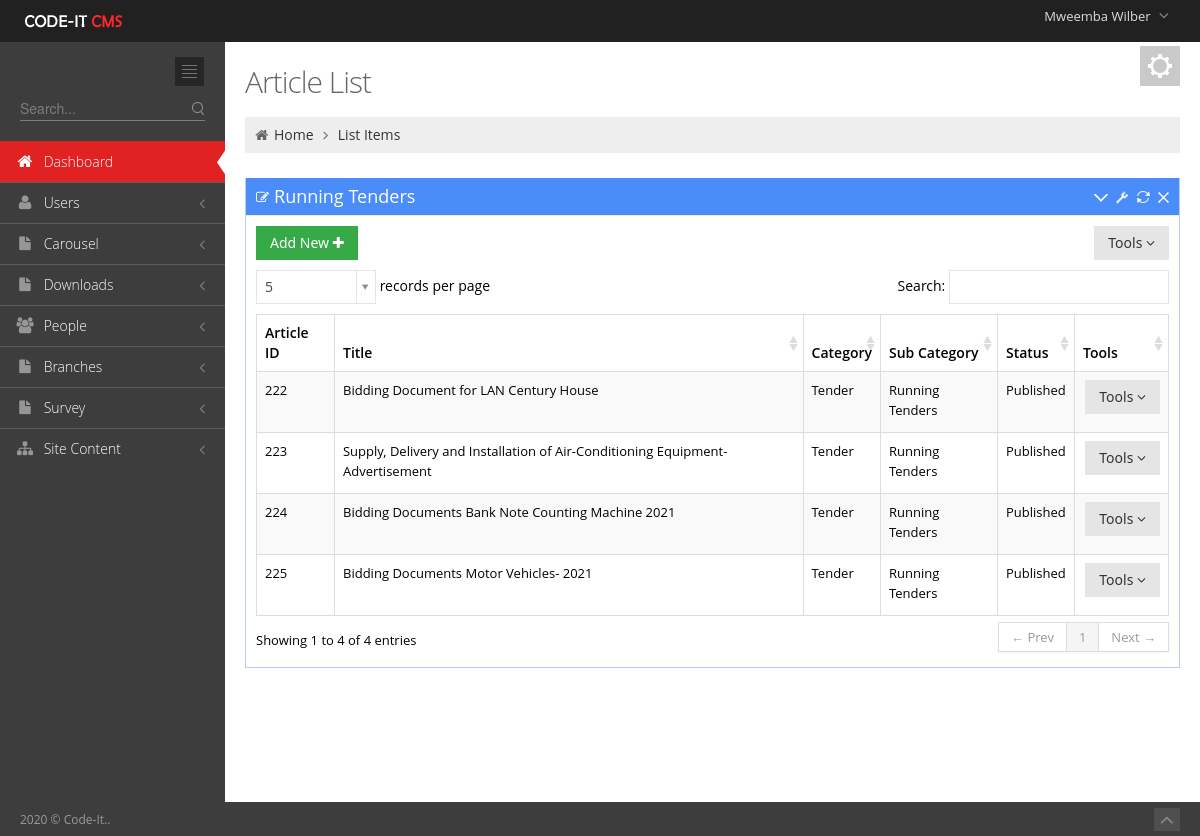
Screenshot of /Admin/ArticleListRunningtend.php (signed in) with the database file from the repository.
### tables this page shows
CREATE TABLE `user_tbl` (
  `username` varchar(50) NOT NULL,
  `password` text NOT NULL,
  `email` text NOT NULL,
  `contact_no` varchar(50) NOT NULL,
  `branch` int(11) NOT NULL,
  `level` int(11) NOT NULL,
  `Position` text NOT NULL,
  `active` int(11) NOT NULL,
  `Staff_no` int(11) NOT NULL,
  `profile_picture` text NOT NULL,
  `last_pass_change` date NOT NULL,
  `emp_id` int(3) NOT NULL,
  `Status` varchar(20) NOT NULL,
  `date_created` date NOT NULL
);

CREATE TABLE `employees_tbl` (
  `emp_id` int(4) UNSIGNED ZEROFILL NOT NULL,
  `Title` text NOT NULL,
  `first_name` varchar(100) DEFAULT NULL,
  `last_name` varchar(100) DEFAULT NULL,
  `date_of_birth` date DEFAULT NULL,
  `email` varchar(100) DEFAULT NULL,
  `mobile_number` varchar(18) DEFAULT NULL,
  `whatsapp` text NOT NULL,
  `address1` varchar(100) DEFAULT NULL,
  `address2` varchar(100) DEFAULT NULL,
  `city_town` varchar(100) DEFAULT NULL,
  `genda` varchar(10) DEFAULT NULL,
  `country` varchar(100) DEFAULT NULL,
  `date_joined` date DEFAULT NULL,
  `jobRole` text,
  `Qualification_level` varchar(40) NOT NULL,
  `qualification_Area` varchar(100) NOT NULL,
  `Category` text NOT NULL,
  `Picture` text NOT NULL,
  `brief_profile` text NOT NULL
);

CREATE TABLE `articles` (
  `article_id` int(11) NOT NULL,
  `At_Title` text NOT NULL,
  `At_content` longtext NOT NULL,
  `At_image` text NOT NULL,
  `At_sub_cat` int(11) NOT NULL,
  `At_category` int(11) NOT NULL,
  `At_status` text NOT NULL,
  `Document` text NOT NULL,
  `ytube` text NOT NULL
);

CREATE TABLE `at_categories` (
  `ID` int(11) NOT NULL,
  `Name` text NOT NULL
);

CREATE TABLE `sub_category` (
  `Sub_id` int(11) NOT NULL,
  `Sub_name` text NOT NULL,
  `Category_id` int(11) NOT NULL
);

### includes/sessions.php (called while the page is built, shortened)
<?php
include 'Dbconnect.php';
$dbuser=$_SESSION['username'];
   $query="SELECT * FROM `user_tbl` INNER JOIN `employees_tbl` ON `employees_tbl`.`emp_id`=`user_tbl`.`Staff_no` WHERE `username`='$dbuser'";
      $q1=mysqli_query($conn,$query)or die(mysqli_error());
            while ($row = mysqli_fetch_array($q1)) {
            $firstname=$row['first_name'];
            }
?>

### Admin/ArticleListRunningtend.php (the view, shortened to what this page needs)
<?php include '../includes/sessions.php';?><!DOCTYPE html>
 <html lang="en">
<head>
	<link href="media/css/bootstrap.min.css" rel="stylesheet" type="text/css"/>
	<link href="media/css/bootstrap-responsive.min.css" rel="stylesheet" type="text/css"/>
	<link href="media/css/font-awesome.min.css" rel="stylesheet" type="text/css"/>
	<link href="media/css/style-metro.css" rel="stylesheet" type="text/css"/>
	<link href="media/css/style.css" rel="stylesheet" type="text/css"/>
	<link href="media/css/style-responsive.css" rel="stylesheet" type="text/css"/>
	<link href="media/css/default.css" rel="stylesheet" type="text/css" id="style_color"/>
	<link href="media/css/uniform.default.css" rel="stylesheet" type="text/css"/>
	<link rel="stylesheet" type="text/css" href="media/css/select2_metro.css" />
	<link rel="stylesheet" href="media/css/DT_bootstrap.css" />
</head>
<?php
include 'includes/header.php';
include 'includes/sidebar.php';
?>
		<div class="page-content">
			<div class="container-fluid">
				<div class="row-fluid">
					<div class="span12">
						<div class="color-panel hidden-phone">
							<div class="color-mode-icons icon-color"></div>
						</div>
						<h3 class="page-title">
							Article List
						</h3>
						<ul class="breadcrumb">
							<li>
								<i class="icon-home"></i>
								<a href="index.html">Home</a>
								<i class="icon-angle-right"></i>
							</li>
							<li><a href="#">List Items</a></li>
						</ul>
					</div>
				</div>
				<div class="row-fluid">
					<div class="span12">
						<div class="portlet box blue">
							<div class="portlet-title">
								<div class="caption"><i class="icon-edit"></i>Running Tenders</div>
								<div class="tools">
									<a href="javascript:;" class="collapse"></a>
									<a href="#portlet-config" data-toggle="modal" class="config"></a>
									<a href="javascript:;" class="reload"></a>
									<a href="javascript:;" class="remove"></a>
								</div>
							</div>
							<div class="portlet-body">
								<div class="clearfix">
									<div class="btn-group">
										<a href="NewArticles.php"><button " class="btn green">
										Add New <i class="icon-plus"></i>
										</button></a>
									</div>
									<div class="btn-group pull-right">
										<button class="btn dropdown-toggle" data-toggle="dropdown">Tools <i class="icon-angle-down"></i>
										</button>
									</div>
								</div>
								<table class="table table-striped table-hover table-bordered" id="sample_editable_1">
									<thead>
										<tr>
											<th>Article ID</th>
											<th>Title</th>
											<th>Category</th>
											<th>Sub Category</th>
											<th>Status</th>
											<th>Tools</th>
										</tr>
									</thead>
									<tbody>
                                <?php
 $propertySQL="SELECT * FROM `articles`
 INNER JOIN `at_categories` ON `articles`.`At_category`=`at_categories`.`ID` INNER JOIN `sub_category` ON `sub_category`.`Sub_id`=`articles`.`At_sub_cat`  WHERE `At_sub_cat`='27' ";
											$results=mysqli_query($conn,$propertySQL);
											while($row5=mysqli_fetch_array($results)){
            ?>
										<tr class="">
                                             <td><?php  echo $row5['article_id']; ?></td>
											<td><?php  echo $row5['At_Title']; ?></td>
											<td><?php  echo $row5['Name']; ?></td>
											<td><?php  echo $row5['Sub_name']; ?></td>
											<td><?php  echo $row5['At_status']; ?></td>
											<td><div class="btn-group pull-right">
										<button class="btn dropdown-toggle" data-toggle="dropdown">Tools <i class="icon-angle-down"></i>
										</button>
									</div></td>
										</tr>
									<?php } 		 ?>
									</tbody>
								</table>
							</div>
						</div>
					</div>
				</div>
			</div>
		</div>
	</div>
	<div class="footer">
		<div class="footer-inner">
			2020 &copy; Code-It..
		</div>
		<div class="footer-tools">
			<span class="go-top">
			<i class="icon-angle-up"></i>
			</span>
		</div>
	</div>
</body>
</html>

### Admin/includes/header.php (shortened to what this page needs)
<?php
 include '../includes/sessions.php';
?>
 <html lang="en" class="no-js">
<body class="page-header-fixed">
	<div class="header navbar navbar-inverse navbar-fixed-top">
		<div class="navbar-inner">
			<div class="container-fluid">
				<a class="brand" href="index.php">
				<img src="media/image/logo.png" alt="logo"/>
				</a>
				<ul class="nav pull-right">
					<li class="dropdown user">
						<a href="#" class="dropdown-toggle" data-toggle="dropdown">
						<span class="username"><?php echo $firstname ;?></span>
						<i class="icon-angle-down"></i>
						</a>
					</li>
				</ul>
			</div>
		</div>
	</div>
	<div class="page-container">

### Admin/media/css/style-metro.css (style rules this page uses)
div, input, select, textarea, span, img, table, td, th, p, a, button, ul, li { -webkit-border-radius: 0 !important; -moz-border-radius: 0 !important; border-radius: 0 !important; }
.btn { background-color: #e5e5e5; background-image: none; filter: none; border: 0; padding: 7px 14px; text-shadow: none; font-family: "Segoe UI", Helvetica, Arial, sans-serif; font-size: 14px; color: #333333; cursor: pointer; outline: none; -webkit-box-shadow: none !important; -moz-box-shadow: none !important; box-shadow: none !important; -webkit-border-radius: 0 !important; -moz-border-radius: 0 !important; border-radius: 0 !important; }
.btn.green { color: white; text-shadow: none; background-color: #35aa47; }

### Admin/media/css/style-responsive.css (style rules this page uses)
@media (min-width: 980px) { .page-content { margin-left: 225px; margin-top: 0px; min-height: 760px; } }

### Admin/media/css/default.css (style rules this page uses)
body { background-color: #3d3d3d !important; }
.header .navbar-inner { filter: none !important; background-image: none !important; background-color: #212121 !important; }
.header .nav li.dropdown .dropdown-toggle i { color: #8a8a8a !important; }
.footer .footer-inner { color: #999999; }
.footer .footer-tools .go-top { background-color: #4f4f4f; }
.footer .footer-tools .go-top i { color: #8a8a8a; }

### rows the page displays
user_tbl: employees_tbl.first_name "Mweemba Wilber"
articles: article_id "222", At_Title "Bidding Document for LAN Century House", at_categories.Name "Tender", sub_category.Sub_name "Running Tenders", At_status "Published"
articles: article_id "223", At_Title "Supply, Delivery and Installation of Air-Conditioning Equipment-Advertisement", at_categories.Name "Tender", sub_category.Sub_name "Running Tenders", At_status "Published"
articles: article_id "224", At_Title "Bidding Documents Bank Note Counting Machine 2021", at_categories.Name "Tender", sub_category.Sub_name "Running Tenders", At_status "Published"
articles: article_id "225", At_Title "Bidding Documents Motor Vehicles- 2021", at_categories.Name "Tender", sub_category.Sub_name "Running Tenders", At_status "Published"
